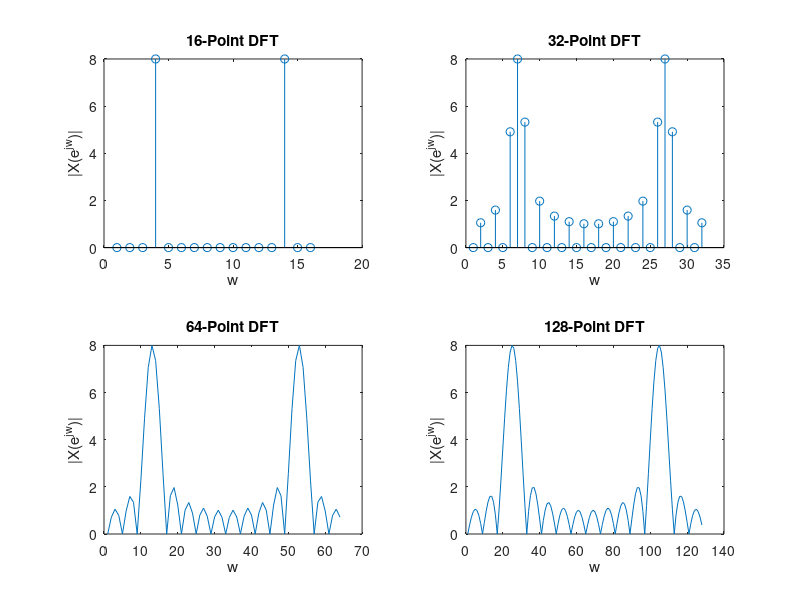

Reproduce this figure in MATLAB. (Note: this script raises an error after producing the figure.)
f0 = 12;
fs = 64;

L = 16;
n = 0:1:L-1;
x = cos((2*pi*f0*n)/fs);

m = 1;
N = m*L;

X = fft(x, N);

figure()
subplot(2, 2, 1)
stem(abs(X))
title('16-Point DFT')
ylabel('|X(e^j^w)|')
xlabel('w')

%------------

m = 2;
N = m*L;

X = fft(x, N);

subplot(2, 2, 2)
stem(abs(X))
title('32-Point DFT')
ylabel('|X(e^j^w)|')
xlabel('w')

%------------

m = 4;
N = m*L;

X = fft(x, N);

subplot(2, 2, 3)
plot(abs(X))
title('64-Point DFT')
ylabel('|X(e^j^w)|')
xlabel('w')

%-------------

m = 8;
N = m*L;

X = fft(x, N);

subplot(2, 2, 4)
plot(abs(X))
title('128-Point DFT')
ylabel('|X(e^j^w)|')
xlabel('w')

sgtitle('DFT of x[n] = cos((2pif0n)/fs)')